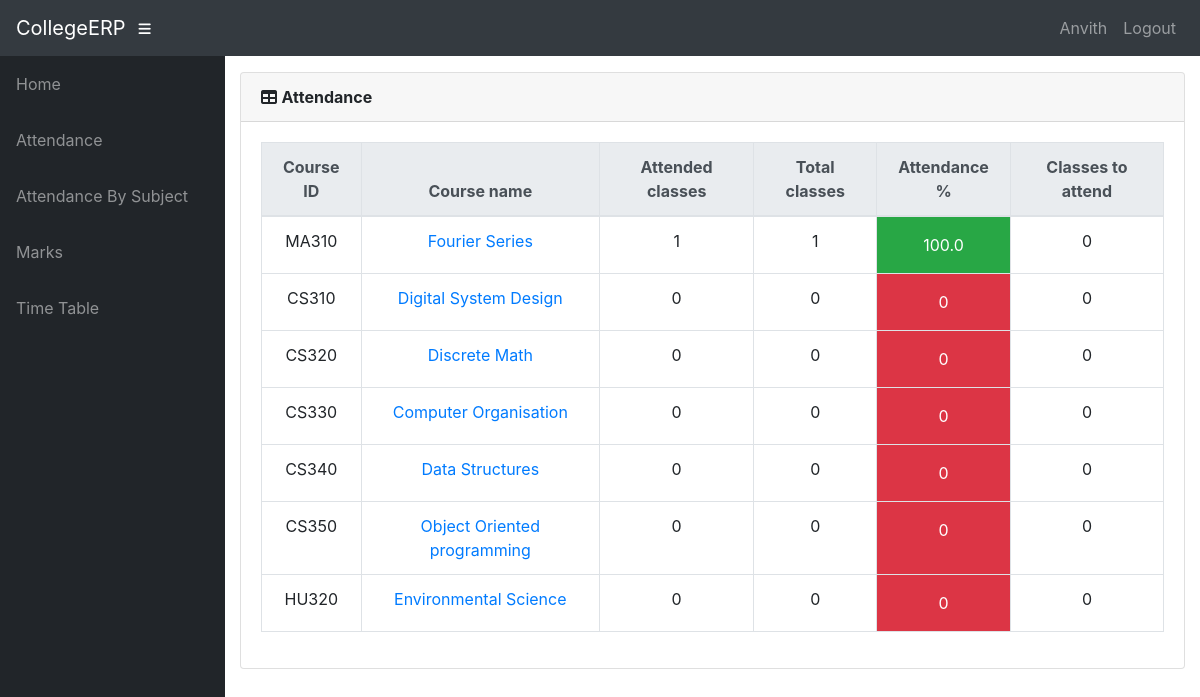
/info/student/CS5B11/attendance/ (signed in), run on the app's committed database.
### info/models.py (models this page shows, shortened)
class User(AbstractUser):
    @property
    def is_student(self):
        if hasattr(self, 'student'):
            return True
        return False

class Student(models.Model):
    user = models.OneToOneField(User, on_delete=models.CASCADE, null=True)
    class_id = models.ForeignKey(Class, on_delete=models.CASCADE, default=1)
    USN = models.CharField(primary_key='True', max_length=100)
    name = models.CharField(max_length=200)
    sex = models.CharField(max_length=50, choices=sex_choice, default='Male')
    DOB = models.DateField(default='1998-01-01')
    def __str__(self):
        return self.name

class AttendanceTotal(models.Model):
    course = models.ForeignKey(Course, on_delete=models.CASCADE)
    student = models.ForeignKey(Student, on_delete=models.CASCADE)
    class Meta:
        unique_together = (('student', 'course'),)
    @property
    def att_class(self):
        stud = Student.objects.get(name=self.student)
        cr = Course.objects.get(name=self.course)
        att_class = Attendance.objects.filter(course=cr, student=stud, status='True').count()
        return att_class
    @property
    def total_class(self):
        stud = Student.objects.get(name=self.student)
        cr = Course.objects.get(name=self.course)
        total_class = Attendance.objects.filter(course=cr, student=stud).count()
        return total_class
    @property
    def attendance(self):
        stud = Student.objects.get(name=self.student)
        cr = Course.objects.get(name=self.course)
        total_class = Attendance.objects.filter(course=cr, student=stud).count()
        att_class = Attendance.objects.filter(course=cr, student=stud, status='True').count()
        if total_class == 0:
            attendance = 0
        else:
            attendance = round(att_class / total_class * 100, 2)
        return attendance
    @property
    def classes_to_attend(self):
        stud = Student.objects.get(name=self.student)
        cr = Course.objects.get(name=self.course)
        total_class = Attendance.objects.filter(course=cr, student=stud).count()
        att_class = Attendance.objects.filter(course=cr, student=stud, status='True').count()
        cta = math.ceil((0.75*total_class - att_class)/0.25)
        if cta < 0:
            return 0
        return cta

class Course(models.Model):
    dept = models.ForeignKey(Dept, on_delete=models.CASCADE)
    id = models.CharField(primary_key='True', max_length=50)
    name = models.CharField(max_length=50)
    shortname = models.CharField(max_length=50, default='X')
    def __str__(self):
        return self.name

### info/views.py (the view)
# urls.py: path('student/<slug:stud_id>/attendance/', views.attendance, name='attendance'),
@login_required()
def attendance(request, stud_id):
    stud = Student.objects.get(USN=stud_id)
    ass_list = Assign.objects.filter(class_id_id=stud.class_id)
    att_list = []
    for ass in ass_list:
        try:
            a = AttendanceTotal.objects.get(student=stud, course=ass.course)
        except AttendanceTotal.DoesNotExist:
            a = AttendanceTotal(student=stud, course=ass.course)
            a.save()
        att_list.append(a)
    return render(request, 'info/attendance.html', {'att_list': att_list})

### info/templates/info/attendance.html
{% extends 'info/base.html' %}
    {% load static %}
    {% block content %}
                  <div class="card mb-3">
            <div class="card-header">
              <i class="fas fa-table"></i>
            <b>Attendance</b></div>
            <div class="card-body">
              <div class="table-responsive">
                <table class="table table-bordered text-center" id="dataTable" width="100%" cellspacing="0">
                  <thead class="thead-light ">
                    <tr>
                        <th>Course ID</th>
                        <th>Course name</th>
                        <th>Attended classes</th>
                        <th>Total classes</th>
                        <th>Attendance %</th>
                        <th>Classes to attend</th>
                    </tr>
                  </thead>
                  <tbody>
                    {% for a in att_list %}
                    <tr>
                        <td>{{ a.course_id }}</td>
                        <td><a href="{% url 'attendance_detail' a.student.USN a.course.id %}">{{a.course.name}}</a></td>
                        <td>{{ a.att_class }}</td>
                        <td>{{ a.total_class }}</td>
                        {% if a.attendance < 75 %}
                            <td class="p-3 mb-2 bg-danger text-white">{{ a.attendance }}</td>
                        {% else %}
                            <td class="p-3 mb-2 bg-success text-white">{{ a.attendance }}</td>
                        {% endif %}
                        <td>{{ a.classes_to_attend }}</td>
                    </tr>
                    {% empty %}
                            <p>student has no courses</p>
                    {% endfor %}
                  </tbody>
                </table>
              </div>
            </div>
          </div>
    {% endblock %}

### info/templates/info/base.html (shortened to what this page needs)
<!DOCTYPE html>
<html lang="en">
  <head>
      {% load static %}
    <link href="{% static '/info/bootstrap/vendor/bootstrap/css/bootstrap.min.css' %}" rel="stylesheet">
    <link href="{% static '/info/bootstrap/vendor/fontawesome-free/css/all.min.css' %}" rel="stylesheet" type="text/css">
    <link href="{% static '/info/bootstrap/vendor/datatables/dataTables.bootstrap4.css' %}" rel="stylesheet">
    <link href="{% static '/info/bootstrap/css/sb-admin.css' %}" rel="stylesheet">
  </head>
  <body id="page-top">
    <nav class="navbar navbar-expand navbar-dark bg-dark static-top">
      <a class="navbar-brand mr-1" href="{% url 'index' %}">CollegeERP</a>
      <button class="btn btn-link btn-sm text-white order-1 order-sm-0" id="sidebarToggle" href="#">
        <i class="fas fa-bars"></i>
      </button>
        <div class="collapse navbar-collapse" id="navbarResponsive">
          <ul class="navbar-nav ml-auto">
            <li class="nav-item">
                {% if request.user.is_student %}
                    <a class="nav-link text-capitalize">{{ request.user.student.name }}</a>
                {% elif request.user.is_teacher %}
                    <a class="nav-link text-capitalize">{{ request.user.teacher.name }}</a>
                {% endif %}
            </li>
            <li class="nav-item">
                <a class="nav-link" href="#" data-toggle="modal" data-target="#logoutModal">Logout</a>
            </li>
          </ul>
        </div>
    </nav>
    <div id="wrapper">
      <ul class="sidebar navbar-nav">
            <li class="nav-item">
              <a class="nav-link" href="{% url 'index' %}">
                <span>Home</span>
              </a>
            </li>
        {% if request.user.is_student %}
            <li class="nav-item">
              <a class="nav-link" href="{% url 'attendance' request.user.student.USN %}">
                <span>Attendance</span>
              </a>
            </li>
            <li class="nav-item">
              <a class="nav-link" href="{% url 'attendance' request.user.student.USN %}">
                <span>Attendance By Subject</span>
              </a>
            </li>
            <li class="nav-item">
              <a class="nav-link" href="{% url 'marks_list' request.user.student.USN %}">
                <span>Marks</span>
              </a>
            </li>
              <li class="nav-item">
              <a class="nav-link" href="{% url 'timetable' request.user.student.class_id_id %}">
                <span>Time Table</span>
              </a>
            </li>
        {% endif %}
      </ul>
      <div id="content-wrapper">
        <div class="container-fluid">
            {% block content %}
            {% endblock %}
        </div>
      </div>
    </div>
  </body>
</html>

### data on the page
User: user.student.name "Anvith"
AttendanceTotal: course_id "MA310", course.name "Fourier Series", att_class "1", total_class "1", attendance "100.0", classes_to_attend "0"
AttendanceTotal: course_id "CS310", course.name "Digital System Design", att_class "0", total_class "0", attendance "0", classes_to_attend "0"
AttendanceTotal: course_id "CS320", course.name "Discrete Math", att_class "0", total_class "0", attendance "0", classes_to_attend "0"
AttendanceTotal: course_id "CS330", course.name "Computer Organisation", att_class "0", total_class "0", attendance "0", classes_to_attend "0"
AttendanceTotal: course_id "CS340", course.name "Data Structures", att_class "0", total_class "0", attendance "0", classes_to_attend "0"
AttendanceTotal: course_id "CS350", course.name "Object Oriented programming", att_class "0", total_class "0", attendance "0", classes_to_attend "0"
AttendanceTotal: course_id "HU320", course.name "Environmental Science", att_class "0", total_class "0", attendance "0", classes_to_attend "0"
